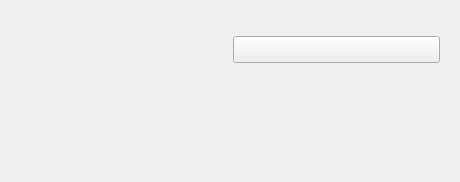
<?xml version="1.0" encoding="UTF-8"?>
<ui version="4.0">
 <class>AlarmItemWidget</class>
 <widget class="QWidget" name="AlarmItemWidget">
  <property name="geometry">
   <rect>
    <x>0</x>
    <y>0</y>
    <width>460</width>
    <height>182</height>
   </rect>
  </property>
  <property name="font">
   <font>
    <pointsize>12</pointsize>
   </font>
  </property>
  <property name="windowTitle">
   <string>Dialog</string>
  </property>
  <layout class="QVBoxLayout" name="verticalLayout">
   <item>
    <widget class="QWidget" name="widget_2" native="true">
     <layout class="QHBoxLayout" name="horizontalLayout_2">
      <item>
       <widget class="QLabel" name="labelTime">
        <property name="font">
         <font>
          <pointsize>20</pointsize>
         </font>
        </property>
        <property name="text">
         <string/>
        </property>
       </widget>
      </item>
      <item>
       <widget class="QPushButton" name="btnToggle">
        <property name="text">
         <string/>
        </property>
       </widget>
      </item>
     </layout>
    </widget>
   </item>
   <item>
    <widget class="QWidget" name="widget" native="true">
     <layout class="QHBoxLayout" name="horizontalLayout" stretch="0,0,0,0">
      <item>
       <widget class="QLabel" name="labelName">
        <property name="maximumSize">
         <size>
          <width>50</width>
          <height>16777215</height>
         </size>
        </property>
        <property name="text">
         <string/>
        </property>
       </widget>
      </item>
      <item>
       <widget class="QLabel" name="label">
        <property name="maximumSize">
         <size>
          <width>100</width>
          <height>16777215</height>
         </size>
        </property>
        <property name="text">
         <string/>
        </property>
       </widget>
      </item>
      <item>
       <widget class="QLabel" name="labelRepeat">
        <property name="minimumSize">
         <size>
          <width>100</width>
          <height>0</height>
         </size>
        </property>
        <property name="maximumSize">
         <size>
          <width>16777215</width>
          <height>16777215</height>
         </size>
        </property>
        <property name="text">
         <string/>
        </property>
       </widget>
      </item>
      <item>
       <spacer name="horizontalSpacer">
        <property name="orientation">
         <enum>Qt::Orientation::Horizontal</enum>
        </property>
        <property name="sizeHint" stdset="0">
         <size>
          <width>40</width>
          <height>20</height>
         </size>
        </property>
       </spacer>
      </item>
     </layout>
    </widget>
   </item>
  </layout>
 </widget>
 <resources/>
 <connections/>
</ui>
